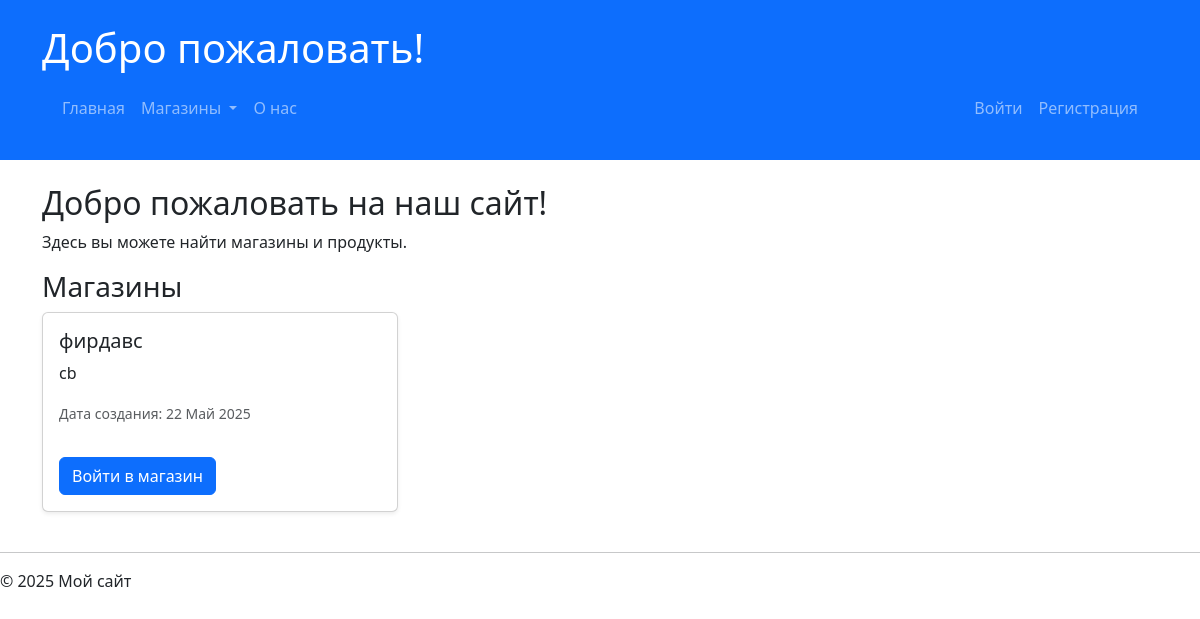
/, run on an earlier commit of the app's database.
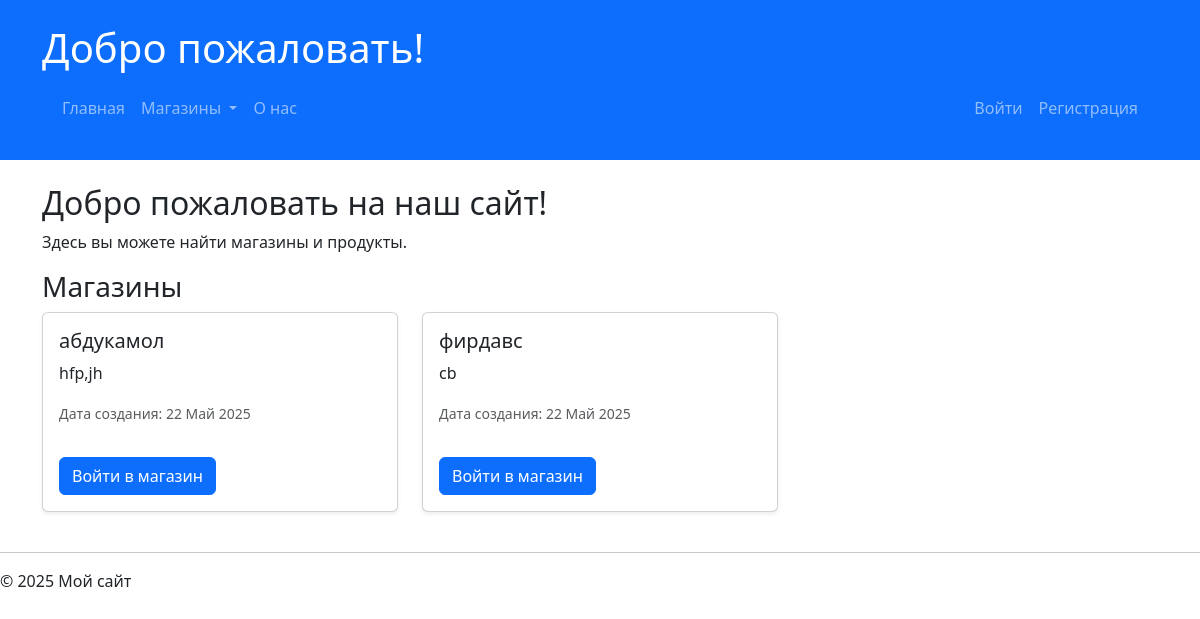
And on a later commit of the database.
### store/models/store.py (models this page shows, shortened)
class Store(models.Model):
    owner = models.OneToOneField(CustomUser, on_delete=models.CASCADE, related_name='store')  # связь с владельцем
    name = models.CharField(max_length=255)  # Название магазина
    description = models.TextField(blank=True)  # Описание магазина
    created_at = models.DateTimeField(auto_now_add=True)  # Дата создания магазина
    logo = models.ImageField(upload_to='store_logos/', null=True, blank=True)  # Логотип магазина (опционально)
    class Meta:
        verbose_name = 'Store'
        verbose_name_plural = 'Stores'

### app/views.py (the view)
# urls.py: path('', views.index, name='index'),  # Главная страница из app.views
def index(request):
    stores = Store.objects.all().order_by('-created_at')  # Сортировка магазинов по дате создания
    return render(request, 'app/index.html', {'stores': stores})

### app/context_processors.py (called while the page is built)
def menu_categories(request):
    stores = Store.objects.prefetch_related('categories__subcategories').all()
    return {'menu_categories': stores}

### app/templates/app/index.html (shortened to what this page needs)
<!DOCTYPE html>
<html lang="ru">
<head>
    <link href="https://cdn.jsdelivr.net/npm/bootstrap@5.3.0-alpha1/dist/css/bootstrap.min.css" rel="stylesheet">
</head>
<body>
    {% include 'app/header.html' %}
    <div class="container mt-4">
        <h2>Добро пожаловать на наш сайт!</h2>
        <p>Здесь вы можете найти магазины и продукты.</p>
        <h3>Магазины</h3>
        <div class="row">
            {% for store in stores %}
                <div class="col-md-4">
                    <div class="card mb-4 shadow-sm">
                        <div class="card-body">
                            <h5 class="card-title">{{ store.name }}</h5>
                            <p class="card-text">{{ store.description }}</p>
                            <p class="card-text"><small class="text-muted">Дата создания: {{ store.created_at|date:"d M Y" }}</small></p>
                            <a href="{% url 'store_detail' store.id %}" class="btn btn-primary mt-3">Войти в магазин</a>
                        </div>
                    </div>
                </div>
            {% empty %}
                <p>Магазины отсутствуют.</p>
            {% endfor %}
        </div>
    </div>
    {% include 'app/footer.html' %}
</body>
</html>

What changed in the data, as far as the page shows it:
added Store: name "абдукамол", description "hfp,jh", created_at "22 Май 2025"
